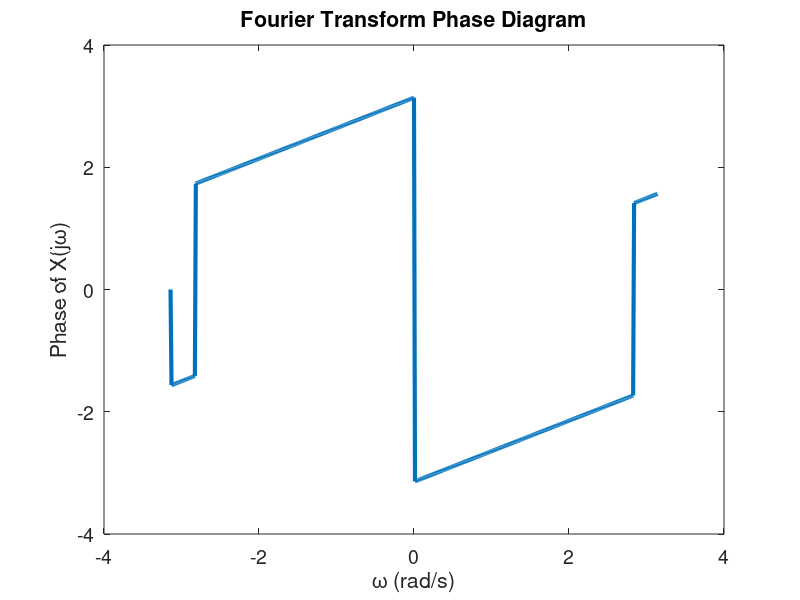

Write MATLAB code to recreate this figure.
t = 0:0.01:5;
f0 = 5;
x = sin(2*pi*f0*t);
N = length(x);
w = linspace(-pi, pi, N);  % Creating the frequency axis based on FFT output
X = fft(x);

% Plot the phase diagram
figure;
plot(w, angle(X), 'linewidth', 3);
set(gca, 'fontsize', 14);
xlabel('\omega (rad/s)');
ylabel('Phase of X(j\omega)');
title('Fourier Transform Phase Diagram');